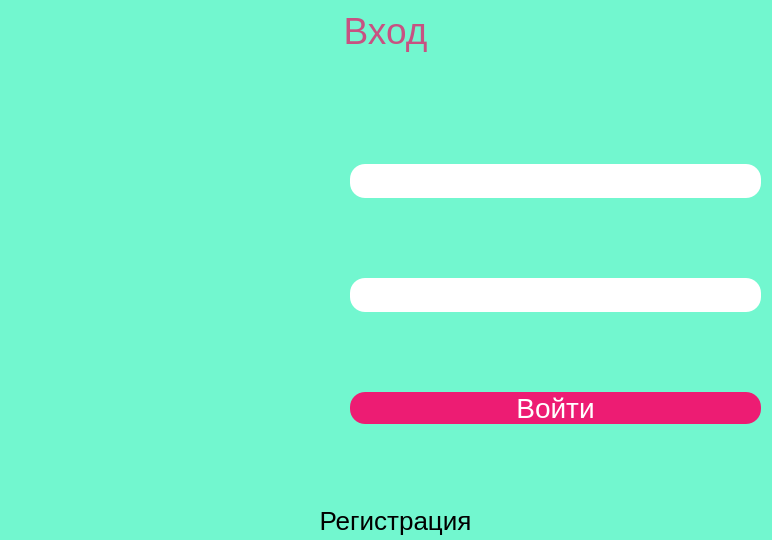
<?xml version="1.0" encoding="UTF-8"?>
<ui version="4.0">
 <class>MainWindow</class>
 <widget class="QMainWindow" name="MainWindow">
  <property name="geometry">
   <rect>
    <x>0</x>
    <y>0</y>
    <width>772</width>
    <height>540</height>
   </rect>
  </property>
  <property name="sizePolicy">
   <sizepolicy hsizetype="Expanding" vsizetype="Expanding">
    <horstretch>0</horstretch>
    <verstretch>0</verstretch>
   </sizepolicy>
  </property>
  <property name="windowTitle">
   <string>Password_Comrade</string>
  </property>
  <property name="windowIcon">
   <iconset resource="src.qrc">
    <normaloff>:/new/images/app.ico</normaloff>:/new/images/app.ico</iconset>
  </property>
  <property name="styleSheet">
   <string notr="true">#centralwidget{
	background: #72f7cf;
    
}
#madam{
	border-image: url(:/new/images/log.png);
     background-repeat: no-repeat;
	border:0px;
}
#vhod_label{
	color:#c75282;
}
#groupBox{
	color:#963030;
	border:0px;
}
#QVhodButton {
	background:#ed1c73;
	color:#fff;
	border-radius:15px;
	font-size:28px;
}
#QVhodButton:hover{
	 background:#ed1c53 ;
}
#QVhodButton:pressed{
	 background:#ed1c73;
	 font-size:30px;
}
#loginInput {
	border-radius:15px;
	font-size:28px;
}

#passwordInput {
	border-radius:15px;
	font-size:28px;
}
#registration_next{
	font-size:26px;
	background: #72f7cf;
	border:0px;
}
#registration_next:hover{background: #83f7cf;}
#registration_next:pressed{font-size:28px;}
</string>
  </property>
  <property name="iconSize">
   <size>
    <width>128</width>
    <height>128</height>
   </size>
  </property>
  <widget class="QWidget" name="centralwidget">
   <widget class="QLabel" name="vhod_label">
    <property name="geometry">
     <rect>
      <x>0</x>
      <y>0</y>
      <width>771</width>
      <height>61</height>
     </rect>
    </property>
    <property name="font">
     <font>
      <family>Nirmala UI</family>
      <pointsize>28</pointsize>
     </font>
    </property>
    <property name="text">
     <string>Вход</string>
    </property>
    <property name="alignment">
     <set>Qt::AlignCenter</set>
    </property>
   </widget>
   <widget class="QWidget" name="horizontalLayoutWidget">
    <property name="geometry">
     <rect>
      <x>0</x>
      <y>90</y>
      <width>771</width>
      <height>451</height>
     </rect>
    </property>
    <layout class="QHBoxLayout" name="horizontalLayout">
     <item>
      <widget class="QGroupBox" name="groupBox">
       <property name="title">
        <string/>
       </property>
       <widget class="QLabel" name="madam">
        <property name="geometry">
         <rect>
          <x>0</x>
          <y>0</y>
          <width>301</width>
          <height>461</height>
         </rect>
        </property>
        <property name="text">
         <string/>
        </property>
        <property name="pixmap">
         <pixmap resource="src.qrc">:/new/images/log.png</pixmap>
        </property>
        <property name="scaledContents">
         <bool>true</bool>
        </property>
        <property name="wordWrap">
         <bool>false</bool>
        </property>
       </widget>
       <widget class="QWidget" name="gridLayoutWidget">
        <property name="geometry">
         <rect>
          <x>350</x>
          <y>0</y>
          <width>411</width>
          <height>411</height>
         </rect>
        </property>
        <layout class="QGridLayout" name="gridLayout">
         <property name="sizeConstraint">
          <enum>QLayout::SetDefaultConstraint</enum>
         </property>
         <item row="1" column="0">
          <widget class="QLineEdit" name="passwordInput">
           <property name="text">
            <string/>
           </property>
           <property name="echoMode">
            <enum>QLineEdit::Password</enum>
           </property>
          </widget>
         </item>
         <item row="2" column="0">
          <widget class="QPushButton" name="QVhodButton">
           <property name="sizePolicy">
            <sizepolicy hsizetype="Minimum" vsizetype="Fixed">
             <horstretch>0</horstretch>
             <verstretch>0</verstretch>
            </sizepolicy>
           </property>
           <property name="text">
            <string>Войти</string>
           </property>
          </widget>
         </item>
         <item row="0" column="0">
          <widget class="QLineEdit" name="loginInput">
           <property name="text">
            <string/>
           </property>
          </widget>
         </item>
        </layout>
       </widget>
       <widget class="QPushButton" name="registration_next">
        <property name="geometry">
         <rect>
          <x>280</x>
          <y>410</y>
          <width>231</width>
          <height>41</height>
         </rect>
        </property>
        <property name="text">
         <string>Регистрация</string>
        </property>
       </widget>
       <widget class="QLabel" name="labelv">
        <property name="geometry">
         <rect>
          <x>520</x>
          <y>420</y>
          <width>241</width>
          <height>21</height>
         </rect>
        </property>
        <property name="text">
         <string/>
        </property>
       </widget>
      </widget>
     </item>
    </layout>
   </widget>
  </widget>
 </widget>
 <resources>
  <include location="src.qrc"/>
 </resources>
 <connections/>
</ui>
